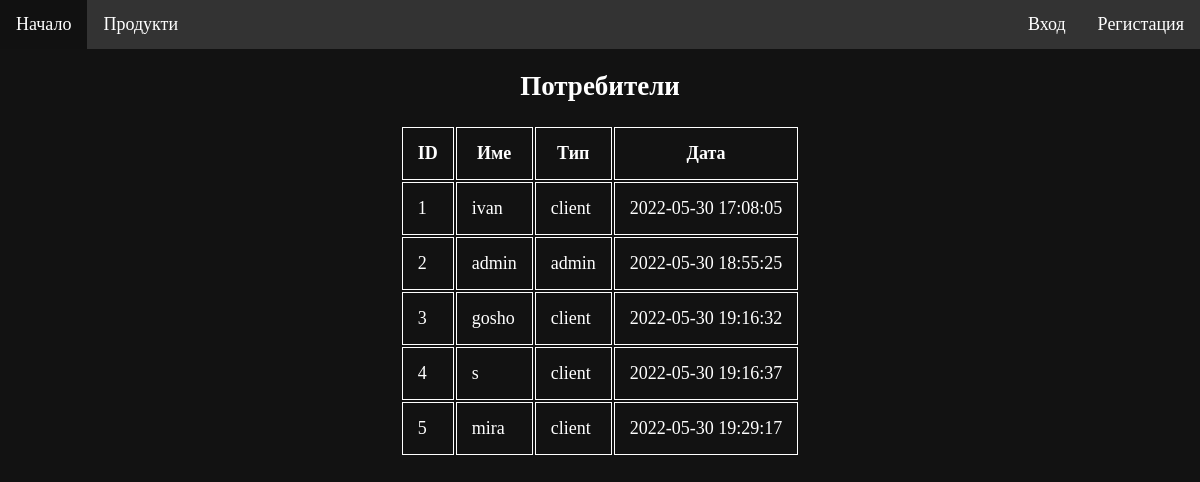
The page /users.php on the database its author committed.
### tables this page shows
CREATE TABLE `users` (
  `id` int(11) NOT NULL AUTO_INCREMENT,
  `user` varchar(50) NOT NULL,
  `password` varchar(50) NOT NULL,
  `type` varchar(50) NOT NULL,
  `date` timestamp NOT NULL DEFAULT current_timestamp(),
  PRIMARY KEY (`id`)
);

### users.php (the view, shortened to what this page needs)
<!DOCTYPE html>
<html lang="en">
<head>
    <link rel="stylesheet" href="site.css" type="text/css" />
</head>
<body>
    <div id="main">
        <?php include "menu.php" ?>
        <div id="content">
            <center>
                <h2>Потребители</h2>
                <table>
		    <form method="POST">
                	<tr>
                            <th>ID</th>
                            <th>Име</th>
                            <th>Тип</th>
                            <th>Дата</th>
			</tr>
                        <?php
                        include "db.php";
                        $query = "SELECT *
                        FROM users";
                        if($result= mysqli_query($link,$query)){
                            while($row = mysqli_fetch_assoc($result)){
                                ?>
                        <tr>
                            <td><?php echo $row['id'];?></td>
                            <td><?php echo $row['user'];?></td>
                            <td><?php echo $row['type'];?></td>
                            <td><?php echo $row['date'];?></td>
                        </tr>
		    </form>
                    <?php
                        }
                        }
                        else{
                            ?>
                    <tr>
                        <td colspan='5' align='center'>Няма записи</td>
                    </tr>
                    <?php
			}
                    ?>
                </table>
            </center>
        </div>
    </div>
</body>
</html>

### site.css (style rules this page uses)
body { background-color: #121212; font-size: 18px; margin: 0; padding: 0; color: white; }
th, td { padding: 15px; text-align: centre; border: 1px solid; }

### rows shown on the page
users: id "1", user "ivan", type "client", date "2022-05-30 17:08:05"
users: id "2", user "admin", type "admin", date "2022-05-30 18:55:25"
users: id "3", user "gosho", type "client", date "2022-05-30 19:16:32"
users: id "4", user "s", type "client", date "2022-05-30 19:16:37"
users: id "5", user "mira", type "client", date "2022-05-30 19:29:17"
